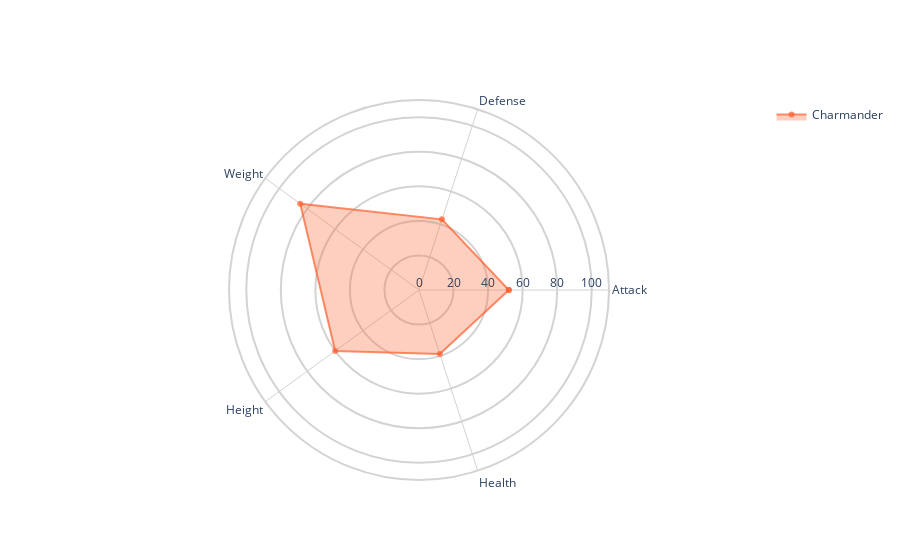

The cell this chart's notebook holds for it:
### Code cell
fig = go.Figure()

fig.add_trace(go.Scatterpolar(name = "Charmander",
                r = char,
                theta = ["Attack","Defense","Weight","Height","Health","Attack"],
                fill="toself",
                fillcolor="rgba(252, 94, 45,.3)", 
                line_color="rgba(252, 94, 45,.7)"
               ))

#colore griglia #e3e7f0
fig.update_layout(
    #title = "Confronto pokemon",
    #font_size = 11,
    showlegend = True,
    polar = dict(
      bgcolor = "white",
      angularaxis = dict(
        linewidth = 2,
        showline=True,
        linecolor='lightgrey',  # Colore delle linee angolari
        gridcolor='lightgrey',    # Colore della griglia angolare
      ),
      radialaxis = dict(
        side = "counterclockwise",
        showline = False,
        linewidth = 2,
        gridcolor = "lightgrey",
        gridwidth = 2,
        range=[0,110]
      )
    ),
    paper_bgcolor = "white"
)

fig.show()

### Figure 1 — Plotly figure (JSON) as saved in the notebook; plotly's stock layout.template omitted (floating-point values rounded to 4 significant figures)
{"data": [{"fill": "toself", "fillcolor": "rgba(252, 94, 45,.3)", "line": {"color": "rgba(252, 94, 45,.7)"}, "name": "Charmander", "r": [52, 43, 85, 60, 39, 52], "theta": ["Attack", "Defense", "Weight", "Height", "Health", "Attack"], "type": "scatterpolar"}], "layout": {"paper_bgcolor": "white", "polar": {"angularaxis": {"gridcolor": "lightgrey", "linecolor": "lightgrey", "linewidth": 2, "showline": true}, "bgcolor": "white", "radialaxis": {"gridcolor": "lightgrey", "gridwidth": 2, "linewidth": 2, "range": [0, 110], "showline": false, "side": "counterclockwise"}}, "showlegend": true}}
